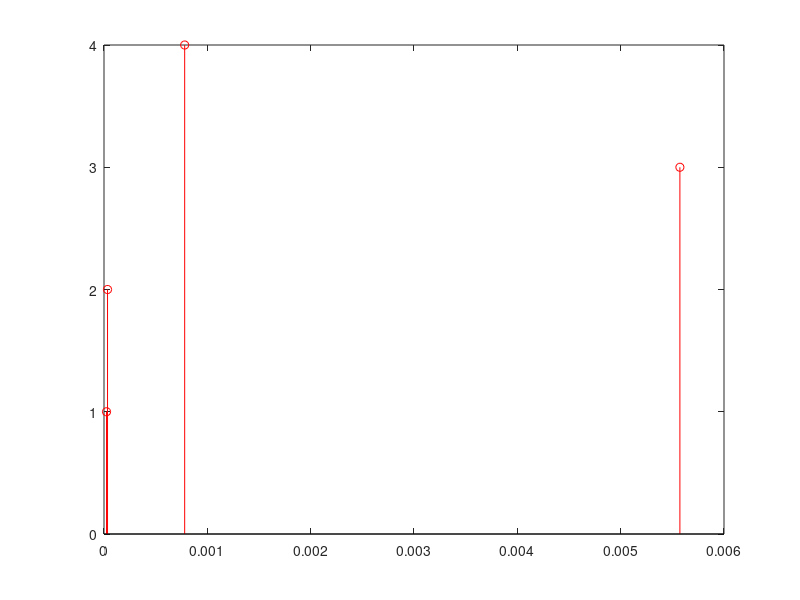

This figure's MATLAB source:
% cornA.m

x = [0.00002437577086990786, 0.0000341362542266591, 0.005573153389356284, 0.0007806907115337884];

% x = [21270.58042002369, 6045.628389773431, 206561.93049583366, 39977.87226830131]

% x = x.^0.5


% subplot(1,1)
hold off;
% plot(log(c),r,'r-');

% plot(log(c),'r-');
% plot(x,'r-');


s = std(x)
m = mean(x)

s * 2



stem(x,[1,2,3,4],'r-');


% print -dpng -color "-S200,200" a.png


print -dpng -color "-S1200,800" "output/a.png"
% print -dpng -color "-rNUM200" a.png
% "-"

hold off;
close()
